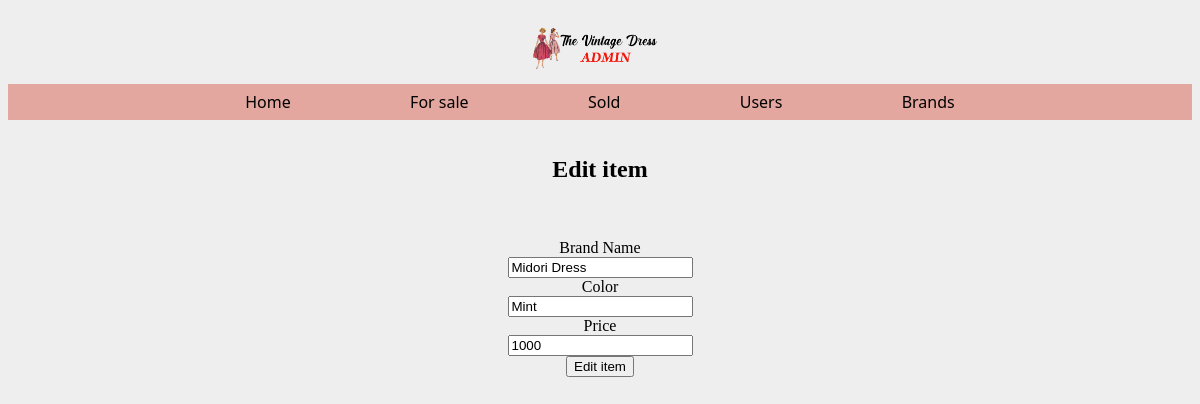
The app's page /item-edit.php?id=1, older data.
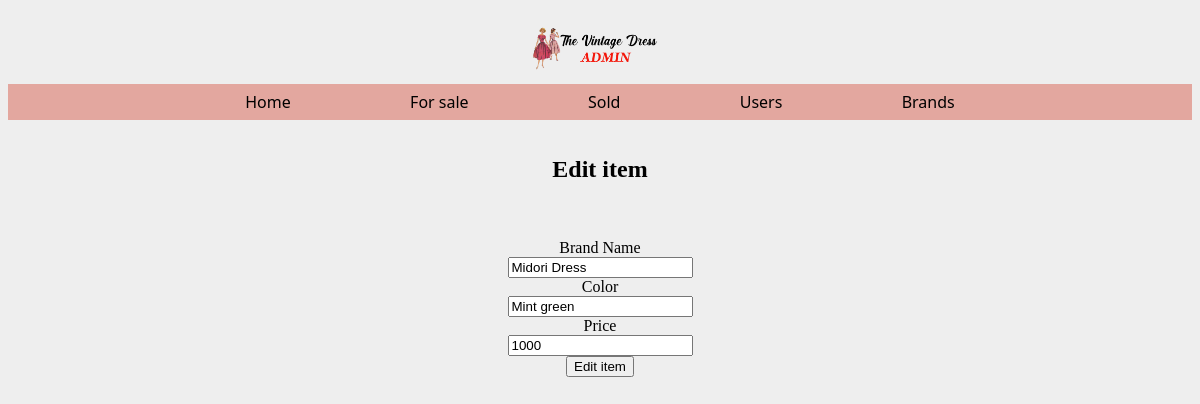
The same page, newer data.
### tables this page shows
CREATE TABLE `items` (
  `id` int(11) NOT NULL,
  `title` varchar(50) NOT NULL,
  `color` varchar(11) NOT NULL,
  `brandID` int(11) NOT NULL,
  `userID` int(11) NOT NULL,
  `price` int(11) NOT NULL,
  `date_added` date DEFAULT NULL,
  `date_sold` date DEFAULT NULL
);

### item-edit.php (called while the page is built)
<?php
require 'controller/item-controller.php';
require 'classes/view/item-view.php';
require 'classes/model/item-model.php';
$pdo = require 'partials/connect.php';
$itemModel = new ItemModel($pdo);
$itemView = new ItemView();
$itemController = new ItemController($itemModel, $itemView);
include 'partials/header.php';
include 'partials/nav.php';
$itemController->edit();
include 'partials/footer.php';

### classes/model/db.php (called while the page is built, shortened)
<?php
class DB
{
    public function __construct(PDO $pdo)
    {
        $this->pdo = $pdo;
    }
}

### classes/model/item-model.php (called while the page is built, shortened)
<?php
require_once 'db.php';
class ItemModel extends DB
{
    protected $table = "items";
    public function getItem(int $id)
    {
        $sql = "SELECT * FROM {$this->table} WHERE id= ?";
        $statement = $this->pdo->prepare($sql);
        $statement->execute([$id]);
        return $statement->fetchAll();
    }
}

### classes/view/item-view.php (the view, shortened to what this page needs)
<?php
class ItemView
{
    public function renderEditItemForm($item)
    {
        echo "<h2>Edit item</h2>";
        echo "<form class='centerForm' action='form-handlers/item-edit-form-handler.php' method='post'>";
        echo "<br>";
        echo "<input type='hidden' value='{$item[0]['id']}' name='id'><br>";
        echo "<label for='{$item[0]['title']}'>Brand Name<br></label><input type='text' value='{$item[0]['title']}' name='title' ><br>";
        echo "<label for='{$item[0]['color']}'>Color<br></label><input type='text' value='{$item[0]['color']}' name='color' ><br>";
        echo "<label for='{$item[0]['price']}'>Price<br></label><input type='text' value='{$item[0]['price']}' name='price' ><br>";
        echo "<button type='submit'>Edit item</button>";
        echo "</form>";
    }
}
?>

Row changes from the older to the newer data that the page shows:
changed items "Midori Dress": color "Mint" → "Mint green"
